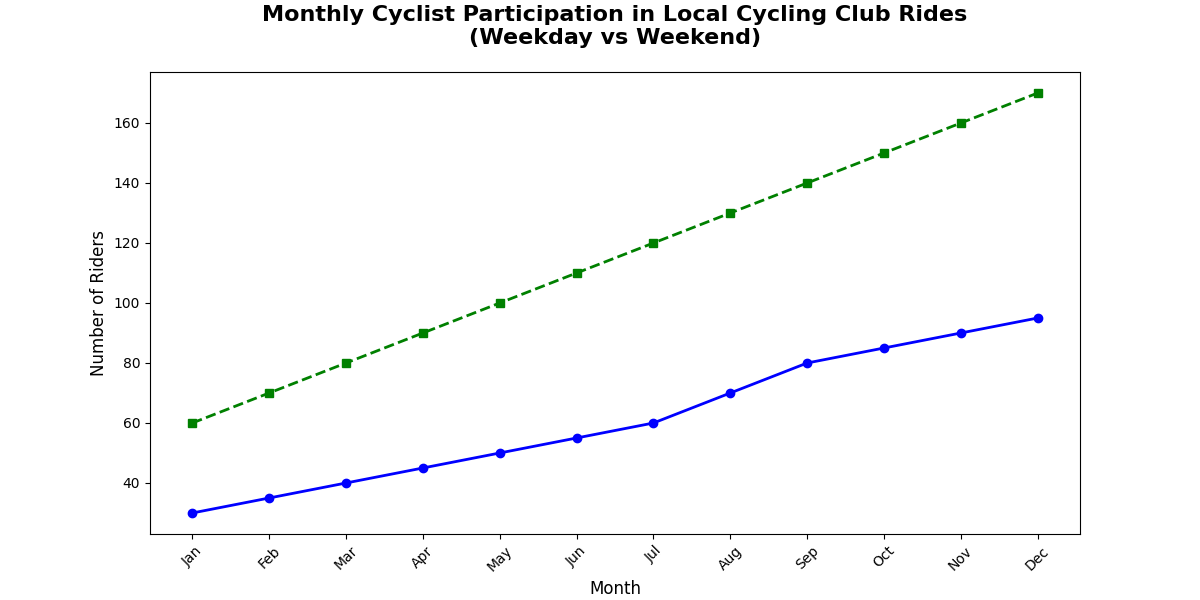

Recreate this plot in Python.
import matplotlib.pyplot as plt
import numpy as np

# Dataset for cyclists
months = np.arange(1, 13)  # Representing months from January to December
weekday_riders = np.array([30, 35, 40, 45, 50, 55, 60, 70, 80, 85, 90, 95])
weekend_riders = np.array([60, 70, 80, 90, 100, 110, 120, 130, 140, 150, 160, 170])

# Create plot
fig, ax1 = plt.subplots(figsize=(12, 6))

# Plot weekday riders
ax1.plot(months, weekday_riders, marker='o', linestyle='-', color='blue', linewidth=2)
# Plot weekend riders
ax1.plot(months, weekend_riders, marker='s', linestyle='--', color='green', linewidth=2)

# Add title and labels
ax1.set_title('Monthly Cyclist Participation in Local Cycling Club Rides\n(Weekday vs Weekend)', fontsize=16, weight='bold', pad=20)
ax1.set_xlabel('Month', fontsize=12)
ax1.set_ylabel('Number of Riders', fontsize=12)

# Set the tick labels for the x-axis
ax1.set_xticks(months)
ax1.set_xticklabels(['Jan', 'Feb', 'Mar', 'Apr', 'May', 'Jun', 'Jul', 'Aug', 'Sep', 'Oct', 'Nov', 'Dec'], fontsize=10, rotation=45)

# Remove grid, legend, and annotations

# Show the plot
plt.show()
